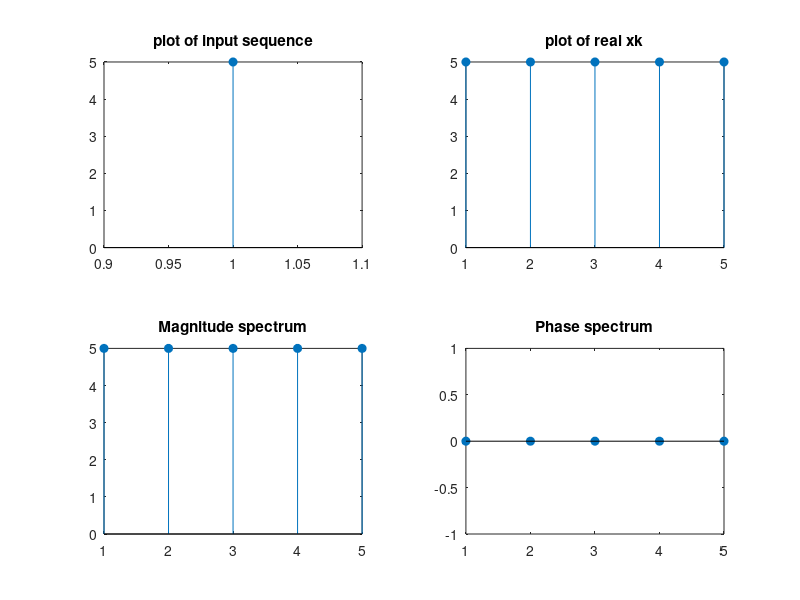

Reproduce this figure in MATLAB.
clc; close all; clear all;
x=input('enter the sequence='); %x[n] sequence
n=input('enter the length='); %N points for DFT
xk=fft(x,n); %computes DFT
disp(xk);
subplot(2,2,1); stem(x,'filled'); title('plot of input sequence');
subplot(2,2,2); stem(real(xk),'filled'); title('plot of real xk');
subplot(2,2,3); stem(abs(xk),'filled'); title('Magnitude spectrum');
subplot(2,2,4); stem(angle(xk),'filled'); title('Phase spectrum'); 